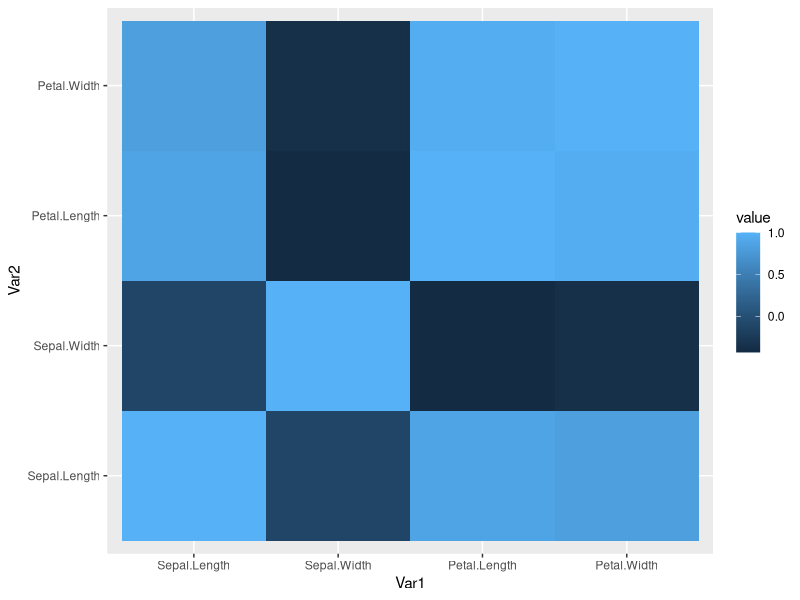
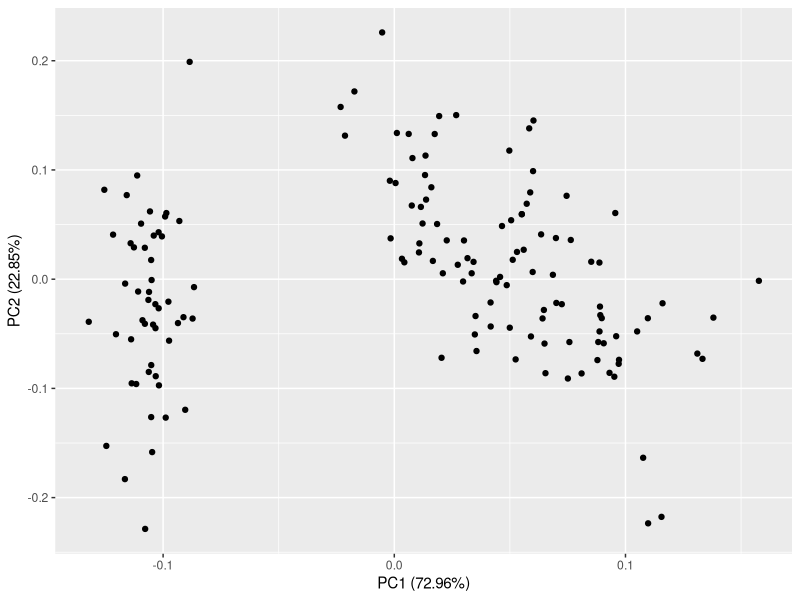
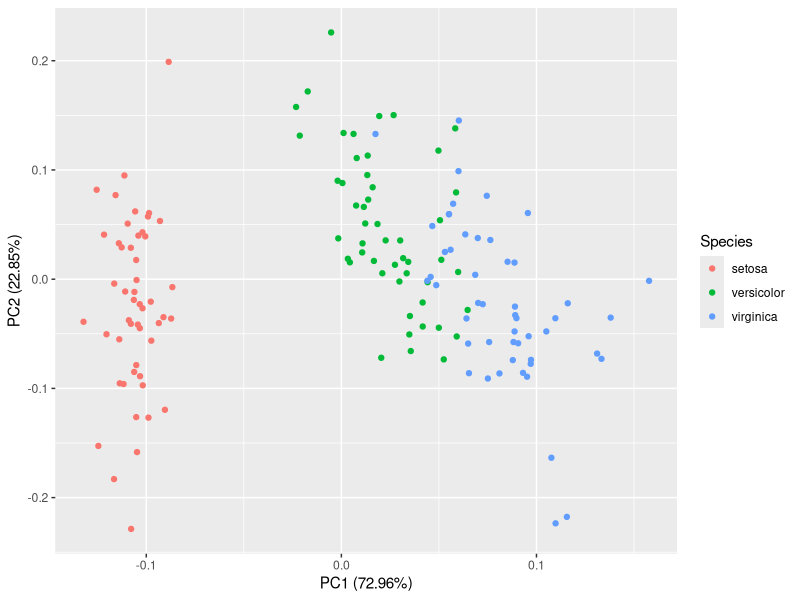
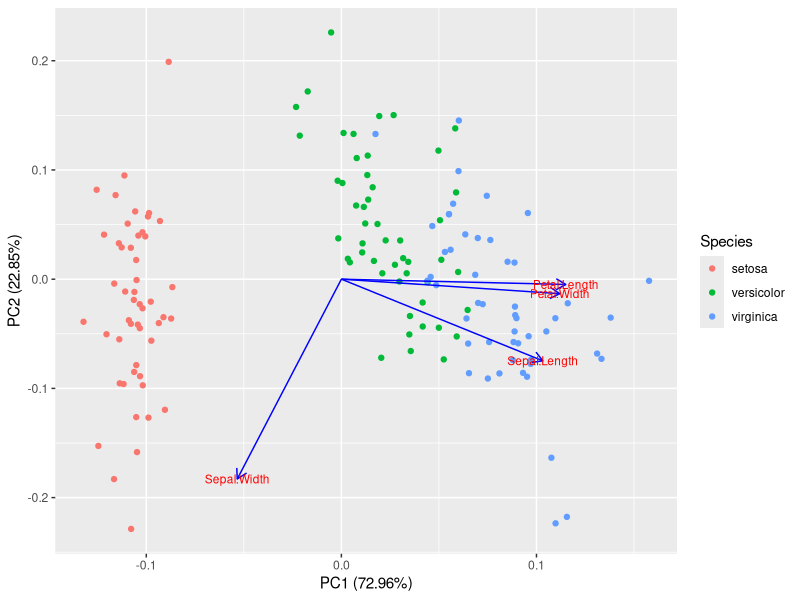

Here is the R script that generated these plots, in order:
################################################
##   CHAMONIX BIODIVERSITY FIELD COURSE       ##
##             R tutorial  PCA                ##
################################################

# principal components analysis (PCA) can be a useful way
# to visualise patterns in continuous data and can also
# help to reduce multiple highly correlated variables 
# down to fewer uncorrelated axes that still capture most
# of the patterns in the original variables.

###########################
# SET UP YOUR ENVIRONMENT #
###########################

# don't worry too much about this it just ensures you are
# starting with a fresh R environment.
rm(list=ls()) # clear your global environment

## WARNING:: if you have already loaded packages from 
# another script since opening this window of R studio you
# should click Session > Restart R (at the top of this
# window) because some of the packages will cause errors
# if they are not loaded in a specific order (R is full of
# little quirks like this!)

# Now you have restarted R if need be you can load the 
# packages we will use into your working environment...
# you may get some warning messages about packages being
# built under older versions or R or some objects being
# masked from other packages, that's fine.
library(ggplot2)
library(dplyr)
library(reshape2)
library(ggfortify)

###############################
# LOAD AND ORGANISE YOUR DATA #
###############################

# we will start by using one of the built in data sets in
# R called Iris... When you come to try this yourself
# you can read in your own data from excel using the 
# import data set button in the top right hand panel, in
# the same way as in the previous tutorials.
df <- iris # load the iris data set

# have a look at the first few lines of your data
head(df)

# this is a data set containing information about various
# different flower characteristics for three different 
# species of iris.

# Sometimes you will have data sets (like this one) where 
# there are lots of variables that are highly correlated
# with each other. You can check for this by looking at
# correlations in your data...

# Only numeric variables can be used in a correlation 
# analysis or PCA we can use the select_if() function to
# select only the numeric variables. The select_if()
# function takes the name of the data frame and the 
# condition we want it to meet when selecting variables
# as arguments... We will save the output of the 
# select_if() function to a new data frame called 'df_num'
df_num <- select_if(df, is.numeric)

# have a look at your new data frame, check which 
# variables remain...
head(df_num)

# now you have a data frame containing only numeric
# variables you can create a correlation matrix. We will
# create our correlation matrix using the corr() function
# which takes the numeric data frame as input. We will 
# round the numbers in the the correlation matrix to 2
# decimal places by passing it directly to the round()
# function and specifying 2 as the number of decimal
# places. We will save the correlation matrix to a new
# object called corr_mat...
corr_mat <- round(cor(df_num),2)

# have a look at your matrix
corr_mat

# We can plot the correlation matrix using ggplot
# don't worry about the code here but run it to look at
# the matrix you have generated
ggplot(melt(corr_mat), aes(x=Var1, y=Var2, fill=value)) +
  geom_tile()

# We can see by looking at this plot that some of our
# variables are strongly correlated and others are not.

# if you have multiple highly correlated variables in
# your data set then including them all in a statistical 
# analysis such as a regression model would not be 
# sensible, as each additional variable would add 
# complexity to your model but not add much that is 
# useful statistically if it is strongly correlated with
# another variable you already have in your model.

# in this instance it can be useful to reduce the 
# variation in your data to fewer uncorrelated axes and
# this can be done using principal components analysis 
# (PCA).

# PCA in R is very straightforward using the prcomp()
# function. We pass it the name of the numeric only data
# frame, and we tell it we want it to center and scale
# the variables by including scale = T, center = T. We
# will save the output of the pca in an object called
# pca...
pca <- prcomp(df_num, scale = T, center = T)

# we can now summarize the pca using the summary()
# function...
summary(pca)

# you should see an output showing the standard 
# deviation, proportion of total variance explained, and
# the cumulative proportion of variance explained by 
# each the principal components (PC1, PC2, PC3... etc)
# Since PCA gives you the axes of greatest variation in
# your data you will see that the first principal 
# component (PC1) explains the greatest amount of 
# variation in the original data and the next principal
# component (PC2) the second greatest and so on.

# you can also access various elements of the pca object
# using the $ operator. For example, look at the loadings
# of your original variables for each PC:
pca$rotation

# loadings range from -1 to 1 with -1 implying the 
# variable is 100% negatively correlated with the PC axis
# 0 implying the variable is not correlated with the
# PC axis and 1 implying the variable is 100% correlated
# with the PC axis


# You can plot your new PC axes against each other and 
# see where each sample falls within PC space using the
# autoplot() function
autoplot(pca)

# We can see from this that it looks like there are
# multiple clusters in our data but it's not very easy
# to see what they are. Let's try colouring the points
# using some of the non-numeric variables from the 
# original data set. To do this we will pass the name of
# the original data set to the autoplot function using
# 'data =', and pass the column name of the variable we
# want to colour by using 'colour = "Variable name"'
# e.g...
autoplot(pca, data = df, colour = "Species")

# now we can see that the setosa species forms a very
# distinct group on PC1 and that versicolour and 
# virginica also differ (but to a lesser extent) along
# this axis.

# Finally we can add the loadings of each of our
# original variables to the plot by telling autoplot 
# to plot the loadings and their labels...
autoplot(pca, data = df, colour = 'Species',
         loadings = TRUE, loadings.colour = 'blue',
         loadings.label = TRUE, loadings.label.size = 3)

# The loadings are displayed as arrows that show the
# correlation between each original variable and the
# two PC axes. The length of the arrow describes the 
# strength of the correlation. 

# This plot helps us to visualise the overall variance
# in our data set and is a nice way of summarising and
# exploring your data. it IS NOT a statistical test
# and can not be used as one, it is simply a descriptive
# exploration of your data, but a very useful one. In
# many scientific studies it is appropriate to take
# these PC axes and use them as variables in statistical
# models, but we won't go into that here.


###############################
# TRY THIS WITH YOUR OWN DATA #
###############################

# import your own data from excel (in the same way that
# we have done in previous tutorials).

# copy and paste lines of code from above to the bottom
# of this R script or to a new .R file and have a go
# at doing a PCA with your own data.
